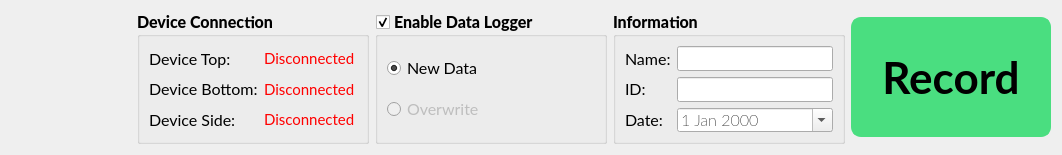
     <widget class="QWidget" name="data_management_widget" native="true">
      <property name="maximumSize">
       <size>
        <width>1920</width>
        <height>150</height>
       </size>
      </property>
      <layout class="QHBoxLayout" name="horizontalLayout">
       <item>
        <widget class="QLabel" name="logoWTMH">
         <property name="minimumSize">
          <size>
           <width>120</width>
           <height>120</height>
          </size>
         </property>
         <property name="maximumSize">
          <size>
           <width>120</width>
           <height>120</height>
          </size>
         </property>
         <property name="text">
          <string/>
         </property>
         <property name="pixmap">
          <pixmap resource="resources.qrc">:/images/images/WTMH.png</pixmap>
         </property>
         <property name="scaledContents">
          <bool>true</bool>
         </property>
        </widget>
       </item>
       <item>
        <widget class="QGroupBox" name="device_connection">
         <property name="minimumSize">
          <size>
           <width>232</width>
           <height>133</height>
          </size>
         </property>
         <property name="font">
          <font>
           <family>Lato Heavy</family>
           <pointsize>12</pointsize>
           <bold>true</bold>
          </font>
         </property>
         <property name="title">
          <string>Device Connection</string>
         </property>
         <layout class="QHBoxLayout" name="horizontalLayout_2">
          <item>
           <layout class="QGridLayout" name="gridLayout_3">
            <item row="0" column="0">
             <layout class="QVBoxLayout" name="verticalLayout_12">
              <item>
               <widget class="QLabel" name="device_top">
                <property name="font">
                 <font>
                  <family>Lato</family>
                  <pointsize>12</pointsize>
                  <bold>false</bold>
                 </font>
                </property>
                <property name="text">
                 <string>Device Top:</string>
                </property>
               </widget>
              </item>
              <item>
               <widget class="QLabel" name="device_bottom">
                <property name="font">
                 <font>
                  <family>Lato</family>
                  <pointsize>12</pointsize>
                  <bold>false</bold>
                 </font>
                </property>
                <property name="text">
                 <string>Device Bottom:</string>
                </property>
               </widget>
              </item>
              <item>
               <widget class="QLabel" name="device_side_2">
                <property name="font">
                 <font>
                  <family>Lato</family>
                  <pointsize>12</pointsize>
                  <bold>false</bold>
                 </font>
                </property>
                <property name="text">
                 <string>Device Side:</string>
                </property>
               </widget>
              </item>
             </layout>
            </item>
            <item row="0" column="1">
             <layout class="QVBoxLayout" name="verticalLayout_13">
              <item>
               <widget class="QLabel" name="device_top_status">
                <property name="font">
                 <font>
                  <family>Lato</family>
                  <pointsize>11</pointsize>
                  <bold>false</bold>
                 </font>
                </property>
                <property name="styleSheet">
                 <string notr="true">QLabel{
	color: red;
}</string>
                </property>
                <property name="text">
                 <string>Disconnected</string>
                </property>
               </widget>
              </item>
              <item>
               <widget class="QLabel" name="device_bottom_status">
                <property name="font">
                 <font>
                  <family>Lato</family>
                  <pointsize>11</pointsize>
                  <bold>false</bold>
                 </font>
                </property>
                <property name="styleSheet">
                 <string notr="true">QLabel{
	color: red;
}</string>
                </property>
                <property name="text">
                 <string>Disconnected</string>
                </property>
               </widget>
              </item>
              <item>
               <widget class="QLabel" name="device_side_status">
                <property name="font">
                 <font>
                  <family>Lato</family>
                  <pointsize>11</pointsize>
                  <bold>false</bold>
                 </font>
                </property>
                <property name="styleSheet">
                 <string notr="true">QLabel{
	color: red;
}</string>
                </property>
                <property name="text">
                 <string>Disconnected</string>
                </property>
               </widget>
              </item>
             </layout>
            </item>
           </layout>
          </item>
         </layout>
        </widget>
       </item>
       <item>
        <widget class="QGroupBox" name="data_logger">
         <property name="minimumSize">
          <size>
           <width>232</width>
           <height>133</height>
          </size>
         </property>
         <property name="font">
          <font>
           <family>Lato Heavy</family>
           <pointsize>12</pointsize>
           <bold>true</bold>
          </font>
         </property>
         <property name="title">
          <string>Enable Data Logger</string>
         </property>
         <property name="checkable">
          <bool>true</bool>
         </property>
         <property name="checked">
          <bool>true</bool>
         </property>
         <layout class="QHBoxLayout" name="horizontalLayout_3">
          <item>
           <layout class="QVBoxLayout" name="verticalLayout_14">
            <item>
             <widget class="QRadioButton" name="radioButton">
              <property name="font">
               <font>
                <family>Lato</family>
                <pointsize>12</pointsize>
                <bold>false</bold>
               </font>
              </property>
              <property name="text">
               <string>New Data</string>
              </property>
              <property name="checkable">
               <bool>true</bool>
              </property>
              <property name="checked">
               <bool>true</bool>
              </property>
              <property name="autoExclusive">
               <bool>false</bool>
              </property>
             </widget>
            </item>
            <item>
             <widget class="QRadioButton" name="radioButton_2">
              <property name="enabled">
               <bool>false</bool>
              </property>
              <property name="font">
               <font>
                <family>Lato</family>
                <pointsize>12</pointsize>
                <bold>false</bold>
               </font>
              </property>
              <property name="text">
               <string>Overwrite</string>
              </property>
              <property name="checked">
               <bool>false</bool>
              </property>
             </widget>
            </item>
           </layout>
          </item>
         </layout>
        </widget>
       </item>
       <item>
        <widget class="QGroupBox" name="saved_data_information">
         <property name="minimumSize">
          <size>
           <width>232</width>
           <height>133</height>
          </size>
         </property>
         <property name="font">
          <font>
           <family>Lato Heavy</family>
           <pointsize>12</pointsize>
           <bold>true</bold>
          </font>
         </property>
         <property name="title">
          <string>Information</string>
         </property>
         <layout class="QHBoxLayout" name="horizontalLayout_4">
          <item>
           <layout class="QGridLayout" name="gridLayout_4">
            <item row="0" column="0">
             <layout class="QVBoxLayout" name="verticalLayout_15">
              <item>
               <widget class="QLabel" name="label_name">
                <property name="font">
                 <font>
                  <family>Lato</family>
                  <pointsize>12</pointsize>
                  <bold>false</bold>
                 </font>
                </property>
                <property name="text">
                 <string>Name:</string>
                </property>
               </widget>
              </item>
              <item>
               <widget class="QLabel" name="label_id">
                <property name="font">
                 <font>
                  <family>Lato</family>
                  <pointsize>12</pointsize>
                  <bold>false</bold>
                 </font>
                </property>
                <property name="text">
                 <string>ID:</string>
                </property>
               </widget>
              </item>
              <item>
               <widget class="QLabel" name="label_date">
                <property name="font">
                 <font>
                  <family>Lato</family>
                  <pointsize>12</pointsize>
                  <bold>false</bold>
                 </font>
                </property>
                <property name="text">
                 <string>Date:</string>
                </property>
               </widget>
              </item>
             </layout>
            </item>
            <item row="0" column="1">
             <layout class="QVBoxLayout" name="verticalLayout_16">
              <item>
               <widget class="QLineEdit" name="name_for_csv">
                <property name="font">
                 <font>
                  <family>Lato Thin</family>
                  <pointsize>12</pointsize>
                  <bold>false</bold>
                 </font>
                </property>
               </widget>
              </item>
              <item>
               <widget class="QLineEdit" name="id_for_csv">
                <property name="font">
                 <font>
                  <family>Lato Thin</family>
                  <pointsize>12</pointsize>
                  <bold>false</bold>
                 </font>
                </property>
               </widget>
              </item>
              <item>
               <widget class="QDateEdit" name="date_for_csv">
                <property name="font">
                 <font>
                  <family>Lato Thin</family>
                  <pointsize>12</pointsize>
                  <bold>false</bold>
                 </font>
                </property>
                <property name="calendarPopup">
                 <bool>true</bool>
                </property>
               </widget>
              </item>
             </layout>
            </item>
           </layout>
          </item>
         </layout>
        </widget>
       </item>
       <item>
        <widget class="QPushButton" name="recordButton">
         <property name="minimumSize">
          <size>
           <width>200</width>
           <height>120</height>
          </size>
         </property>
         <property name="font">
          <font>
           <family>Lato</family>
           <pointsize>33</pointsize>
           <bold>true</bold>
          </font>
         </property>
         <property name="styleSheet">
          <string notr="true">QPushButton{
	    background-color: rgb(74, 222, 128);
        border-style: solid;
        border-width: 2px;
        border-radius: 10px;  
        border-color: rgb(74, 222, 128);
}

QPushButton:hover {
        border-color: #38bdf8;  /* Change border color on hover */
}</string>
         </property>
         <property name="text">
          <string>Record</string>
         </property>
         <property name="checkable">
          <bool>false</bool>
         </property>
         <property name="autoDefault">
          <bool>false</bool>
         </property>
        </widget>
       </item>
      </layout>
     </widget>
